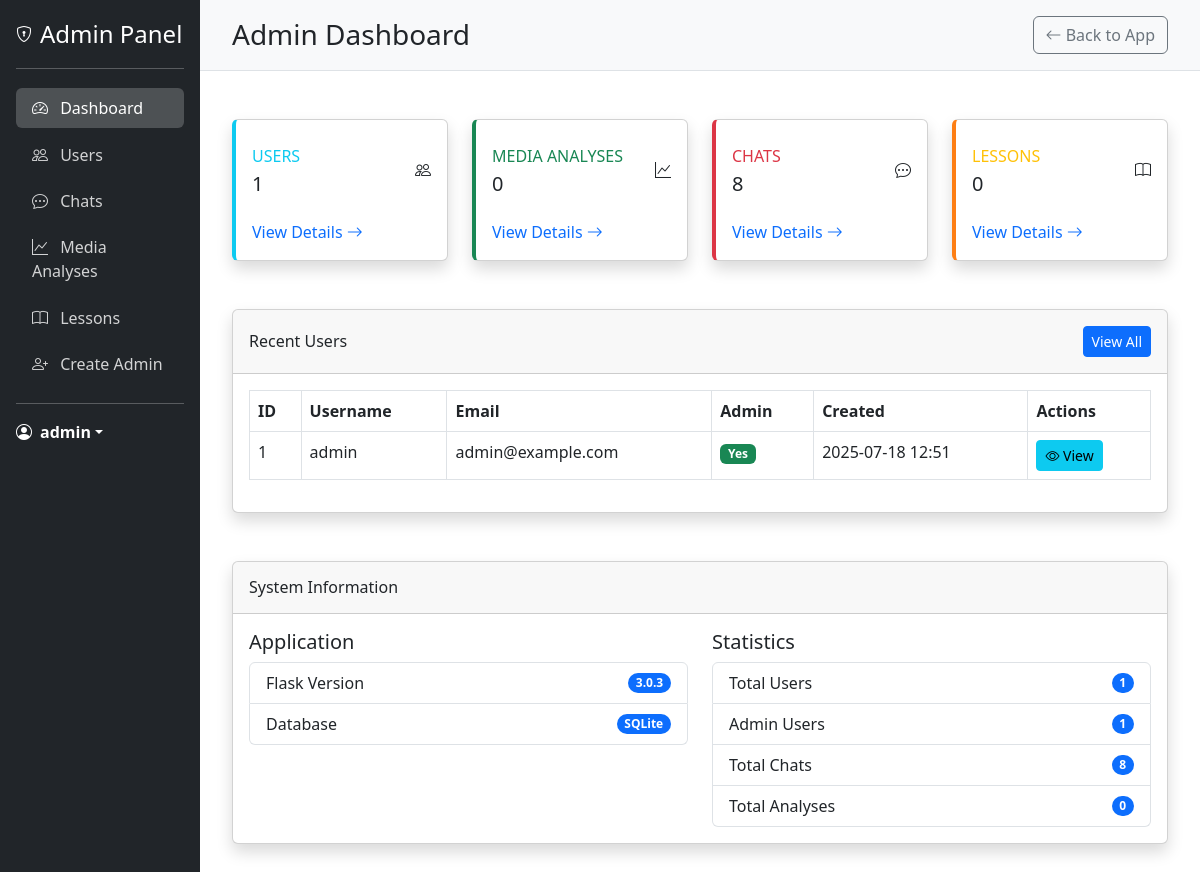
The page /admin/dashboard (signed in) on the database its author committed.
### models.py (models this page shows, shortened)
class User(UserMixin, db.Model):
    __tablename__ = 'users'
    id = db.Column(db.Integer, primary_key=True)
    username = db.Column(db.String(80), unique=True, nullable=False)
    email = db.Column(db.String(120), unique=True, nullable=False)
    password_hash = db.Column(db.String(128), nullable=False)
    is_admin = db.Column(db.Boolean, default=False)
    created_at = db.Column(db.DateTime, default=datetime.utcnow)
    last_login = db.Column(db.DateTime)
    latitude = db.Column(db.Float)
    longitude = db.Column(db.Float)
    location_name = db.Column(db.String(200))
    analyses = db.relationship('MediaAnalysis', backref='user', lazy=True)

### app.py (the view)
@app.route('/admin/dashboard')
@login_required
@admin_required
def admin_dashboard():
    user_count = User.query.count()
    analysis_count = MediaAnalysis.query.count()
    chat_count = Chat.query.count()
    lesson_count = Lesson.query.count()
    admin_count = 0
    for user in User.query.all():
        if hasattr(user, 'is_admin') and user.is_admin:
            admin_count += 1
    import flask
    flask_version = flask.__version__
    recent_users = User.query.order_by(User.created_at.desc()).limit(5).all()
    return render_template(
        'admin/dashboard.html',
        user_count=user_count,
        analysis_count=analysis_count,
        chat_count=chat_count,
        lesson_count=lesson_count,
        recent_users=recent_users,
        admin_count=admin_count,
        flask_version=flask_version
    )

### app.py (called while the page is built)
@login_manager.user_loader
def load_user(user_id):
    return User.query.get(int(user_id))

def admin_required(f):
    @wraps(f)
    def decorated_function(*args, **kwargs):
        if not current_user.is_authenticated:
            flash('You need to login first.', 'danger')
            return redirect(url_for('login'))
        if not hasattr(current_user, 'is_admin') or not current_user.is_admin:
            flash('You need admin privileges to access this page.', 'danger')
            return redirect(url_for('landing_page1'))
        return f(*args, **kwargs)
    return decorated_function

### templates/admin/dashboard.html (shortened to what this page needs)
{% extends "admin/base_admin.html" %}
{% block header %}Admin Dashboard{% endblock %}
{% block content %}
<div class="row">
    <div class="col-xl-3 col-md-6 mb-4">
        <div class="card card-admin card-users shadow h-100 py-2">
            <div class="card-body">
                <div class="row no-gutters align-items-center">
                    <div class="col mr-2">
                        <div class="text-xs font-weight-bold text-info text-uppercase mb-1">
                            Users</div>
                        <div class="h5 mb-0 font-weight-bold text-gray-800">{{ user_count }}</div>
                    </div>
                    <div class="col-auto">
                        <i class="bi bi-people fa-2x text-gray-300"></i>
                    </div>
                </div>
            </div>
            <div class="card-footer bg-transparent border-0">
                <a href="{{ url_for('admin_users') }}" class="text-decoration-none">View Details <i class="bi bi-arrow-right"></i></a>
            </div>
        </div>
    </div>
    <div class="col-xl-3 col-md-6 mb-4">
        <div class="card card-admin card-analyses shadow h-100 py-2">
            <div class="card-body">
                <div class="row no-gutters align-items-center">
                    <div class="col mr-2">
                        <div class="text-xs font-weight-bold text-success text-uppercase mb-1">
                            Media Analyses</div>
                        <div class="h5 mb-0 font-weight-bold text-gray-800">{{ analysis_count }}</div>
                    </div>
                    <div class="col-auto">
                        <i class="bi bi-graph-up fa-2x text-gray-300"></i>
                    </div>
                </div>
            </div>
            <div class="card-footer bg-transparent border-0">
                <a href="{{ url_for('admin_analyses') }}" class="text-decoration-none">View Details <i class="bi bi-arrow-right"></i></a>
            </div>
        </div>
    </div>
    <div class="col-xl-3 col-md-6 mb-4">
        <div class="card card-admin card-chats shadow h-100 py-2">
            <div class="card-body">
                <div class="row no-gutters align-items-center">
                    <div class="col mr-2">
                        <div class="text-xs font-weight-bold text-danger text-uppercase mb-1">
                            Chats</div>
                        <div class="h5 mb-0 font-weight-bold text-gray-800">{{ chat_count }}</div>
                    </div>
                    <div class="col-auto">
                        <i class="bi bi-chat-dots fa-2x text-gray-300"></i>
                    </div>
                </div>
            </div>
            <div class="card-footer bg-transparent border-0">
                <a href="{{ url_for('admin_chats') }}" class="text-decoration-none">View Details <i class="bi bi-arrow-right"></i></a>
            </div>
        </div>
    </div>
    <div class="col-xl-3 col-md-6 mb-4">
        <div class="card card-admin card-lessons shadow h-100 py-2">
            <div class="card-body">
                <div class="row no-gutters align-items-center">
                    <div class="col mr-2">
                        <div class="text-xs font-weight-bold text-warning text-uppercase mb-1">
                            Lessons</div>
                        <div class="h5 mb-0 font-weight-bold text-gray-800">{{ lesson_count }}</div>
                    </div>
                    <div class="col-auto">
                        <i class="bi bi-book fa-2x text-gray-300"></i>
                    </div>
                </div>
            </div>
            <div class="card-footer bg-transparent border-0">
                <a href="{{ url_for('admin_lessons') }}" class="text-decoration-none">View Details <i class="bi bi-arrow-right"></i></a>
            </div>
        </div>
    </div>
</div>
<div class="row mt-4">
    <div class="col-12">
        <div class="card shadow mb-4">
            <div class="card-header py-3 d-flex flex-row align-items-center justify-content-between">
                <h6 class="m-0 font-weight-bold">Recent Users</h6>
                <a href="{{ url_for('admin_users') }}" class="btn btn-sm btn-primary">View All</a>
            </div>
            <div class="card-body">
                <div class="table-responsive">
                    <table class="table table-bordered" width="100%" cellspacing="0">
                        <thead>
                            <tr>
                                <th>ID</th>
                                <th>Username</th>
                                <th>Email</th>
                                <th>Admin</th>
                                <th>Created</th>
                                <th>Actions</th>
                            </tr>
                        </thead>
                        <tbody>
                            {% for user in recent_users %}
                            <tr>
                                <td>{{ user.id }}</td>
                                <td>{{ user.username }}</td>
                                <td>{{ user.email }}</td>
                                <td>
                                    {% if user.is_admin %}
                                    <span class="badge bg-success">Yes</span>
                                    {% else %}
                                    <span class="badge bg-secondary">No</span>
                                    {% endif %}
                                </td>
                                <td>{{ user.created_at.strftime('%Y-%m-%d %H:%M') if user.created_at else 'N/A' }}</td>
                                <td>
                                    <a href="{{ url_for('admin_user_detail', user_id=user.id) }}" class="btn btn-sm btn-info">
                                        <i class="bi bi-eye"></i> View
                                    </a>
                                </td>
                            </tr>
                            {% endfor %}
                        </tbody>
                    </table>
                </div>
            </div>
        </div>
    </div>
</div>
<div class="row mt-4">
    <div class="col-12">
        <div class="card shadow mb-4">
            <div class="card-header py-3">
                <h6 class="m-0 font-weight-bold">System Information</h6>
            </div>
            <div class="card-body">
                <div class="row">
                    <div class="col-md-6">
                        <h5>Application</h5>
                        <ul class="list-group mb-4">
                            <li class="list-group-item d-flex justify-content-between align-items-center">
                                Flask Version
                                <span class="badge bg-primary rounded-pill">{{ flask_version }}</span>
                            </li>
                            <li class="list-group-item d-flex justify-content-between align-items-center">
                                Database
                                <span class="badge bg-primary rounded-pill">SQLite</span>
                            </li>
                        </ul>
                    </div>
                    <div class="col-md-6">
                        <h5>Statistics</h5>
                        <ul class="list-group">
                            <li class="list-group-item d-flex justify-content-between align-items-center">
                                Total Users
                                <span class="badge bg-primary rounded-pill">{{ user_count }}</span>
                            </li>
                            <li class="list-group-item d-flex justify-content-between align-items-center">
                                Admin Users
                                <span class="badge bg-primary rounded-pill">{{ admin_count }}</span>
                            </li>
                            <li class="list-group-item d-flex justify-content-between align-items-center">
                                Total Chats
                                <span class="badge bg-primary rounded-pill">{{ chat_count }}</span>
                            </li>
                            <li class="list-group-item d-flex justify-content-between align-items-center">
                                Total Analyses
                                <span class="badge bg-primary rounded-pill">{{ analysis_count }}</span>
                            </li>
                        </ul>
                    </div>
                </div>
            </div>
        </div>
    </div>
</div>
{% endblock %}

### templates/admin/base_admin.html (shortened to what this page needs)
<!DOCTYPE html>
<html lang="en">
<head>
    <link href="https://cdn.jsdelivr.net/npm/bootstrap@5.3.0-alpha1/dist/css/bootstrap.min.css" rel="stylesheet">
    <link rel="stylesheet" href="https://cdn.jsdelivr.net/npm/bootstrap-icons@1.10.3/font/bootstrap-icons.css">
</head>
<body>
    <div class="container-fluid">
        <div class="row">
            <div class="col-md-2 admin-sidebar p-0">
                <div class="d-flex flex-column p-3">
                    <a href="{{ url_for('admin_dashboard') }}" class="d-flex align-items-center mb-3 mb-md-0 me-md-auto text-white text-decoration-none">
                        <i class="bi bi-shield-lock me-2"></i>
                        <span class="fs-4">Admin Panel</span>
                    </a>
                    <hr>
                    <ul class="nav nav-pills flex-column mb-auto">
                        <li class="nav-item">
                            <a href="{{ url_for('admin_dashboard') }}" class="nav-link {% if request.endpoint == 'admin_dashboard' %}active{% endif %}">
                                <i class="bi bi-speedometer2 me-2"></i>
                                Dashboard
                            </a>
                        </li>
                        <li>
                            <a href="{{ url_for('admin_users') }}" class="nav-link {% if request.endpoint == 'admin_users' or request.endpoint == 'admin_user_detail' %}active{% endif %}">
                                <i class="bi bi-people me-2"></i>
                                Users
                            </a>
                        </li>
                        <li>
                            <a href="{{ url_for('admin_chats') }}" class="nav-link {% if request.endpoint == 'admin_chats' or request.endpoint == 'admin_chat_detail' %}active{% endif %}">
                                <i class="bi bi-chat-dots me-2"></i>
                                Chats
                            </a>
                        </li>
                        <li>
                            <a href="{{ url_for('admin_analyses') }}" class="nav-link {% if request.endpoint == 'admin_analyses' %}active{% endif %}">
                                <i class="bi bi-graph-up me-2"></i>
                                Media Analyses
                            </a>
                        </li>
                        <li>
                            <a href="{{ url_for('admin_lessons') }}" class="nav-link {% if request.endpoint == 'admin_lessons' %}active{% endif %}">
                                <i class="bi bi-book me-2"></i>
                                Lessons
                            </a>
                        </li>
                        <li>
                            <a href="{{ url_for('create_admin') }}" class="nav-link {% if request.endpoint == 'create_admin' %}active{% endif %}">
                                <i class="bi bi-person-plus me-2"></i>
                                Create Admin
                            </a>
                        </li>
                    </ul>
                    <hr>
                    <div class="dropdown">
                        <a href="#" class="d-flex align-items-center text-white text-decoration-none dropdown-toggle" id="dropdownUser1" data-bs-toggle="dropdown" aria-expanded="false">
                            <i class="bi bi-person-circle me-2"></i>
                            <strong>{{ current_user.username }}</strong>
                        </a>
                    </div>
                </div>
            </div>
            <div class="col-md-10 p-0">
                <div class="admin-header d-flex justify-content-between align-items-center">
                    <h1 class="h3 mb-0">{% block header %}Admin Dashboard{% endblock %}</h1>
                    <div>
                        <a href="{{ url_for('landing_page1') }}" class="btn btn-outline-secondary">
                            <i class="bi bi-arrow-left"></i> Back to App
                        </a>
                    </div>
                </div>
                <div class="admin-content">
                    {% block content %}{% endblock %}
                </div>
            </div>
        </div>
    </div>
</body>
</html>

### templates/admin/base_admin.html (style rules this page uses)
.admin-sidebar { min-height: 100vh; background-color: #212529; color: white; }
.admin-sidebar .nav-link { color: rgba(255, 255, 255, 0.8); padding: 0.5rem 1rem; margin: 0.2rem 0; }
.admin-sidebar .nav-link.active { color: white; background-color: rgba(255, 255, 255, 0.2); }
.admin-content { padding: 2rem; }
.admin-header { background-color: #f8f9fa; padding: 1rem 2rem; border-bottom: 1px solid #dee2e6; }
.card-admin { border-left: 4px solid #0d6efd; }
.card-admin.card-users { border-left-color: #0dcaf0; }
.card-admin.card-analyses { border-left-color: #198754; }
.card-admin.card-chats { border-left-color: #dc3545; }
.card-admin.card-lessons { border-left-color: #fd7e14; }

### rows shown on the page
User: username "admin", id "1", email "admin@example.com", is_admin "Yes", created_at "2025-07-18 12:51"

### other values the page prints
{{ user_count }} "1"
{{ analysis_count }} "0"
{{ chat_count }} "8"
{{ lesson_count }} "0"
{{ flask_version }} "3.0.3"
{{ admin_count }} "1"
